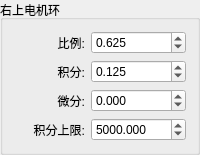
          <widget class="QGroupBox" name="groupBox_22">
           <property name="title">
            <string>右上电机环</string>
           </property>
           <layout class="QHBoxLayout" name="horizontalLayout_49">
            <item>
             <layout class="QVBoxLayout" name="verticalLayout_9">
              <item>
               <widget class="QLabel" name="label_69">
                <property name="sizePolicy">
                 <sizepolicy hsizetype="Preferred" vsizetype="Preferred">
                  <horstretch>0</horstretch>
                  <verstretch>0</verstretch>
                 </sizepolicy>
                </property>
                <property name="text">
                 <string>比例:</string>
                </property>
                <property name="alignment">
                 <set>Qt::AlignRight|Qt::AlignTrailing|Qt::AlignVCenter</set>
                </property>
               </widget>
              </item>
              <item>
               <widget class="QLabel" name="label_70">
                <property name="sizePolicy">
                 <sizepolicy hsizetype="Preferred" vsizetype="Preferred">
                  <horstretch>0</horstretch>
                  <verstretch>0</verstretch>
                 </sizepolicy>
                </property>
                <property name="text">
                 <string>积分:</string>
                </property>
                <property name="alignment">
                 <set>Qt::AlignRight|Qt::AlignTrailing|Qt::AlignVCenter</set>
                </property>
               </widget>
              </item>
              <item>
               <widget class="QLabel" name="label_71">
                <property name="sizePolicy">
                 <sizepolicy hsizetype="Preferred" vsizetype="Preferred">
                  <horstretch>0</horstretch>
                  <verstretch>0</verstretch>
                 </sizepolicy>
                </property>
                <property name="text">
                 <string>微分:</string>
                </property>
                <property name="alignment">
                 <set>Qt::AlignRight|Qt::AlignTrailing|Qt::AlignVCenter</set>
                </property>
               </widget>
              </item>
              <item>
               <widget class="QLabel" name="label_72">
                <property name="sizePolicy">
                 <sizepolicy hsizetype="Preferred" vsizetype="Preferred">
                  <horstretch>0</horstretch>
                  <verstretch>0</verstretch>
                 </sizepolicy>
                </property>
                <property name="text">
                 <string>积分上限:</string>
                </property>
                <property name="alignment">
                 <set>Qt::AlignRight|Qt::AlignTrailing|Qt::AlignVCenter</set>
                </property>
               </widget>
              </item>
             </layout>
            </item>
            <item>
             <layout class="QVBoxLayout" name="verticalLayout_41">
              <item>
               <widget class="QDoubleSpinBox" name="doubleSpinBox_right_front_motor_p">
                <property name="sizePolicy">
                 <sizepolicy hsizetype="Preferred" vsizetype="Fixed">
                  <horstretch>0</horstretch>
                  <verstretch>0</verstretch>
                 </sizepolicy>
                </property>
                <property name="decimals">
                 <number>3</number>
                </property>
                <property name="minimum">
                 <double>-99999999.000000000000000</double>
                </property>
                <property name="maximum">
                 <double>99999999.000000000000000</double>
                </property>
                <property name="value">
                 <double>0.625000000000000</double>
                </property>
               </widget>
              </item>
              <item>
               <widget class="QDoubleSpinBox" name="doubleSpinBox_right_front_motor_i">
                <property name="sizePolicy">
                 <sizepolicy hsizetype="Preferred" vsizetype="Fixed">
                  <horstretch>0</horstretch>
                  <verstretch>0</verstretch>
                 </sizepolicy>
                </property>
                <property name="decimals">
                 <number>3</number>
                </property>
                <property name="minimum">
                 <double>-99999999.000000000000000</double>
                </property>
                <property name="maximum">
                 <double>99999999.000000000000000</double>
                </property>
                <property name="value">
                 <double>0.125000000000000</double>
                </property>
               </widget>
              </item>
              <item>
               <widget class="QDoubleSpinBox" name="doubleSpinBox_right_front_motor_d">
                <property name="sizePolicy">
                 <sizepolicy hsizetype="Preferred" vsizetype="Fixed">
                  <horstretch>0</horstretch>
                  <verstretch>0</verstretch>
                 </sizepolicy>
                </property>
                <property name="decimals">
                 <number>3</number>
                </property>
                <property name="minimum">
                 <double>-99999999.000000000000000</double>
                </property>
                <property name="maximum">
                 <double>99999999.000000000000000</double>
                </property>
               </widget>
              </item>
              <item>
               <widget class="QDoubleSpinBox" name="doubleSpinBox_right_front_motor_max_total_integral">
                <property name="sizePolicy">
                 <sizepolicy hsizetype="Preferred" vsizetype="Fixed">
                  <horstretch>0</horstretch>
                  <verstretch>0</verstretch>
                 </sizepolicy>
                </property>
                <property name="decimals">
                 <number>3</number>
                </property>
                <property name="minimum">
                 <double>-99999999.000000000000000</double>
                </property>
                <property name="maximum">
                 <double>99999999.000000000000000</double>
                </property>
                <property name="value">
                 <double>5000.000000000000000</double>
                </property>
               </widget>
              </item>
             </layout>
            </item>
           </layout>
          </widget>
